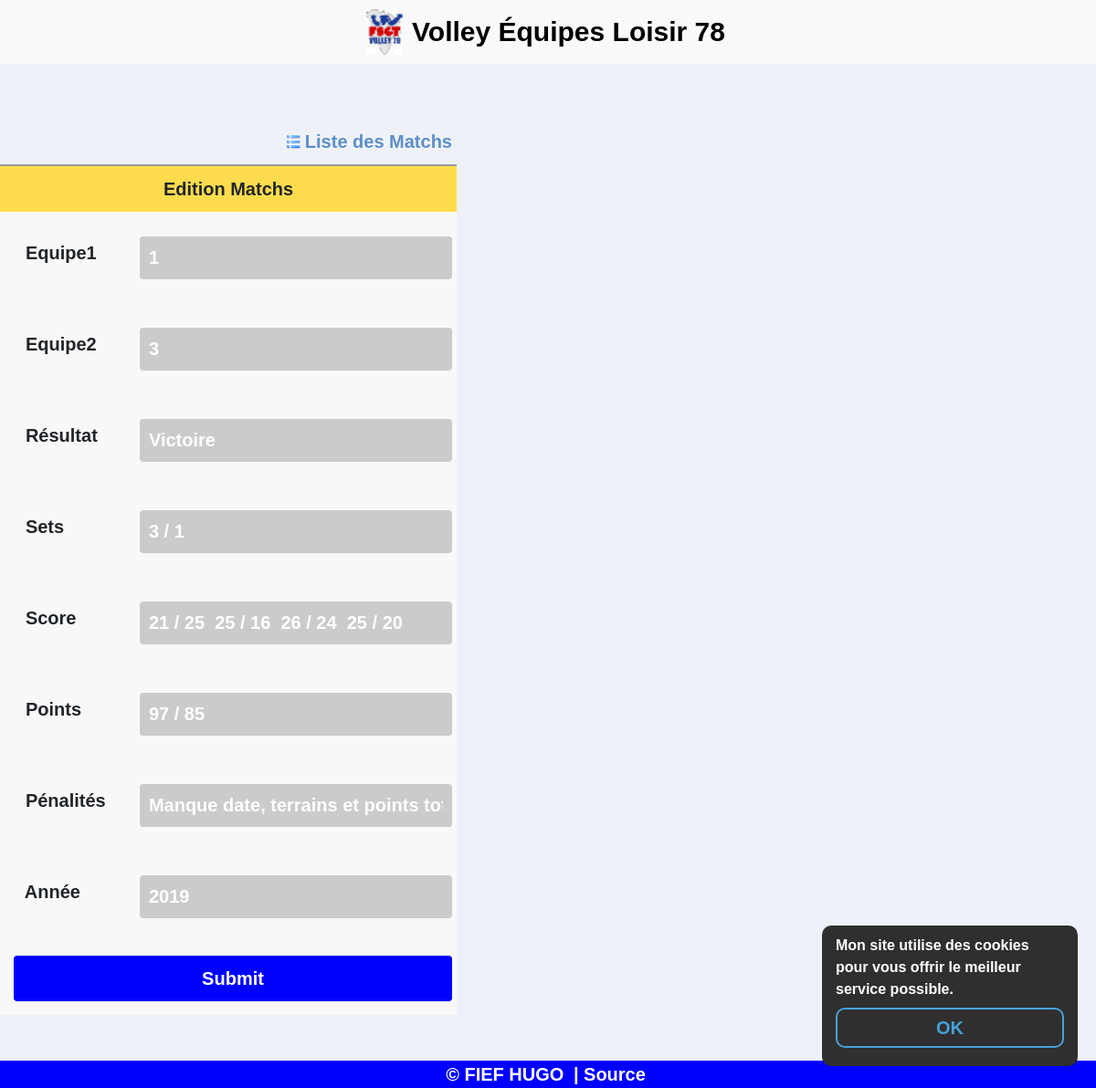
The app's page /crud/editM.php?year=2019&id=49 (signed in), older data.
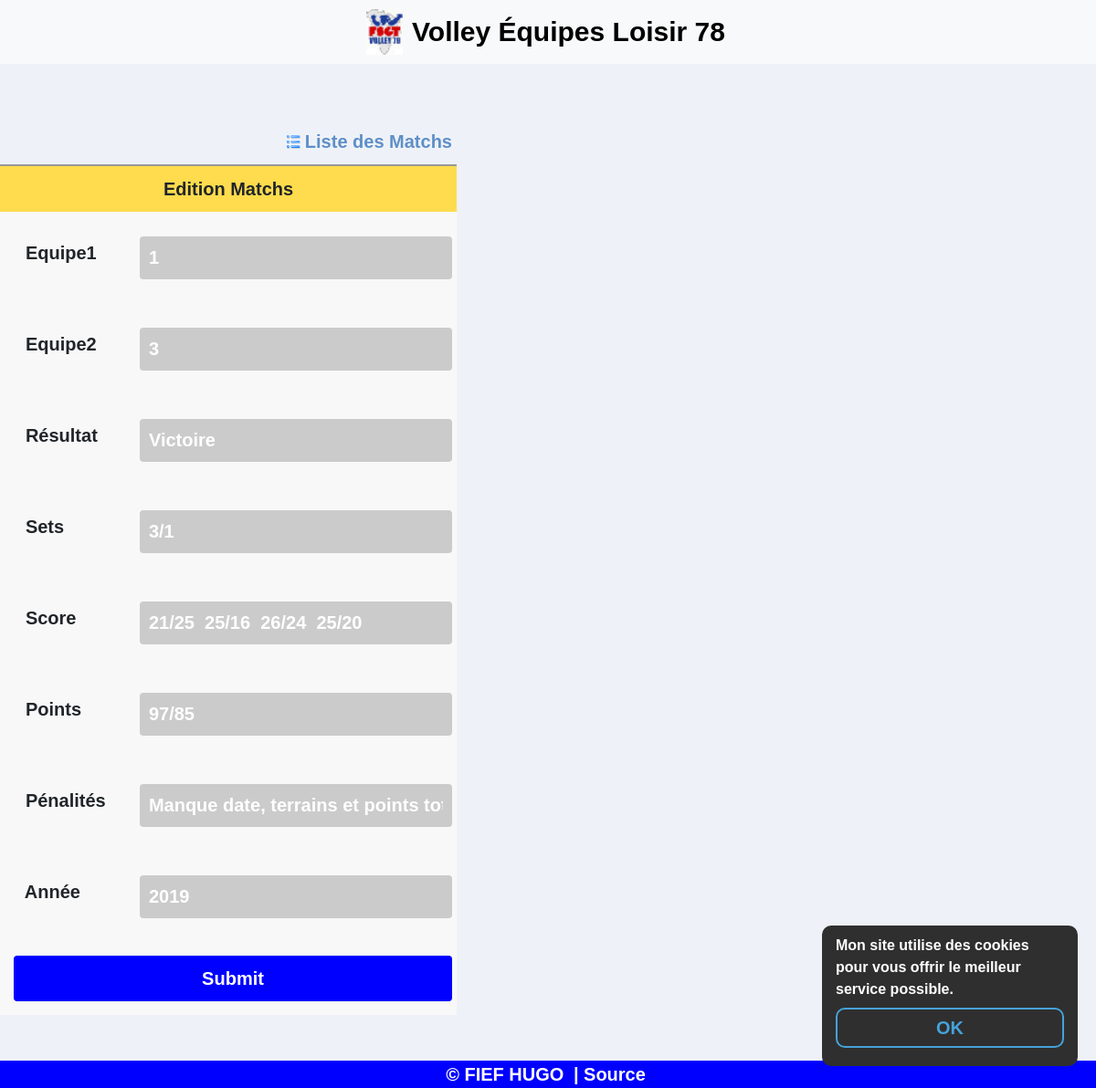
The same page, newer data.
### tables this page shows
CREATE TABLE IF NOT EXISTS `volley_matchs` (
  `id` int(11) NOT NULL,
  `id_equipe1` int(11) NOT NULL,
  `id_equipe2` int(11) NOT NULL,
  `resultat` varchar(255) NOT NULL,
  `sets` varchar(255) NOT NULL,
  `scores` varchar(255) NOT NULL,
  `points` varchar(255) NOT NULL,
  `penalites` varchar(255) NOT NULL,
  `annee` int(11) NOT NULL,
  PRIMARY KEY (`id`)
);

### include/require.php (called while the page is built, shortened)
<?php
$base = dirname(__FILE__);
require_once($base . "/class/Bdd.php");
require_once($base . "/class/Resultats.php");
require_once($base . "/class/Matchs.php");
require_once($base . "/class/Util.php");
require_once($base . "/head.php");
require_once($base . "/header.php");

### crud/editM.php (called while the page is built, shortened)
<?php
$titleAdminCrud = "Edition du CRUD Matchs";
require_once("../include/require.php");
$get_year = htmlspecialchars(Util::getGetParam('year'));
$get_year = (int)$get_year;
$user = Matchs::getMatchs($_GET["id"], $get_year);
require_once("views/editM.view.php");
require_once('../include/footer.php');
?>

### include/class/Util.php (called while the page is built, shortened)
<?php
class Util
{
    public static function getGetParam($param)
    {
        if (!empty($_GET[$param]) && $_GET[$param] !== '') {
            return $_GET[$param];
        }
        return '';
    }
}
?>

### include/class/Bdd.php (called while the page is built, shortened)
<?php
class Bdd
{
    private static $_instance = null;
    private function __construct()
    {
        $this->conn = new PDO('mysql:host=localhost;dbname=volley;charset=utf8', 'root', '', array(PDO::ATTR_ERRMODE => PDO::ERRMODE_EXCEPTION));
    }
    public static function getInstance()
    {
        if (!static::$_instance) {
            static::$_instance = new Bdd();
        }
        return static::$_instance;
    }
}

### include/class/Matchs.php (called while the page is built, shortened)
<?php
class Matchs extends Bdd
{
    public static function getMatchs($id, $year)
    {
        return Bdd::getInstance()->conn->query('SELECT * FROM `volley_matchs` WHERE
            `id` = "' . $id . '" AND annee = "' . $year . '"')->fetchAll();
    }
}
?>

### crud/views/editM.view.php (the view, shortened to what this page needs)
<div class="content">
    <form name="frmUser" method="post" action="">
        <div style="width:500px;">
            <div style="padding-bottom:5px;">
                <a style="display: flex; justify-content: flex-end; align-items: center;" href="index.php" class="link">
                    <img style="display: block; margin-right: 5px;" alt='List' title='List'
                         src='../ressources/crud/list.png' width='15px' height='15px'/>
                    Liste des Matchs
                </a>
            </div>
            <table border="0" style="width: 500px; text-align: center;"
                   aria-describedby="édition résultats" class="tblSaveForm">
                <tr class="tableheader">
                    <td colspan="2">Edition Matchs</td>
                </tr>
                <?php foreach ($user as $value) { ?>
                    <tr>
                        <td><label>Equipe1</label></td>
                        <td>
                            <input class="form-control txtField" id="validationServer01"
                                type="number" placeholder="Moyenne E4" step="1"
                                name="id_equipe1" min="1" max="9999"
                                value="<?php echo $value['id_equipe1']; ?>"
                            >
                        </td>
                    </tr>
                    <tr>
                        <td><label>Equipe2</label></td>
                        <td>
                            <input class="form-control txtField" id="validationServer01"
                                type="number" placeholder="Moyenne E4" step="1"
                                name="id_equipe2" min="1" max="9999"
                                value="<?php echo $value['id_equipe2']; ?>"
                            >
                        </td>
                    </tr>
                    <tr>
                        <td><label>Résultat</label></td>
                        <td>
                            <input class="form-control txtField" id="validationServer01"
                                type="text" placeholder="Moyenne E4" name="resultat"
                                value="<?php echo $value['resultat']; ?>"
                            >
                        </td>
                    </tr>
                    <tr>
                        <td><label>Sets</label></td>
                        <td>
                            <input class="form-control txtField" id="validationServer01"
                                type="text" placeholder="Moyenne E4" name="sets"
                                value="<?php echo $value['sets']; ?>"
                            >
                        </td>
                    </tr>
                    <tr>
                        <td><label>Score</label></td>
                        <td>
                            <input class="form-control txtField" id="validationServer01"
                                type="text" placeholder="Moyenne E4" name="scores"
                                value="<?php echo $value['scores']; ?>"
                            >
                        </td>
                    </tr>
                    <tr>
                        <td><label>Points</label></td>
                        <td>
                            <input class="form-control txtField" id="validationServer01"
                                type="text" placeholder="Moyenne E4" name="points"
                                value="<?php echo $value['points']; ?>"
                            >
                        </td>
                    </tr>
                    <tr>
                        <td><label>Pénalités</label></td>
                        <td>
                            <input class="form-control txtField" id="validationServer01"
                                type="text" placeholder="Moyenne E4" name="penalites"
                                value="<?php echo $value['penalites']; ?>"
                            >
                        </td>
                    </tr>
                    <tr>
                        <td><label style="width: inherit; padding: 0 40px 0 0;">Année</label>
                        </td>
                        <td>
                            <input class="form-control txtField" id="validationServer01"
                                type="number" placeholder="Moyenne E4" step="1"
                                name="annee" min="2000" max="9999"
                                value="<?php echo $value['annee']; ?>"
                            >
                        </td>
                    </tr>
            <?php } ?>
                <tr>
                    <td colspan="2">
                        <input type="submit" name="submit" value="Submit" class="btnSubmit">
                    </td>
                </tr>
            </table>
        </div>
    </form>
</div>

### include/head.php (shortened to what this page needs)
<!DOCTYPE html>
<html lang="fr">
<head>
    <?php if (isset($titleAdminCrud)) { ?>
    <link rel="stylesheet" href="../lib/bootstrap/bootstrap.min.css">
    <link rel="stylesheet" href="../lib/sweetalert/sweetalert.min.css">
    <link type="text/css" rel="stylesheet" href="../css/style.css">
    <?php } ?>
</head>

### include/header.php (shortened to what this page needs)
<?php require_once('require.php');
?>
<body>
<nav style="justify-content: center;"
     class="navbar navbar-expand-lg navbar-light bg-light">
    <?php if (isset($titleAdminCrud)) { ?>
    <a style="text-decoration: none; color: #000000; display: flex;
                    margin: 0" href="../index.php">
        <img width="617" height="768" src="../ressources/favicon-origin.jpg" class="d-inline-block align-top"
             style="width: 40px; height: 50px;" alt="">
            <?php } ?>
            <h1 style="display: flex; align-items: center; font-size: 20px; font-weight: bold;
			    margin-left: 10px; font-size: 1.5rem !important; text-align: center;
                ">Volley Équipes Loisir 78
            </h1>
        </a>
</nav>

### include/footer.php
<?php if (!isset($_COOKIE['cdd'])) { ?>
    <div class="cookie-alert">
        <p>Mon site utilise des cookies pour vous offrir le meilleur service possible.
            <?php if (!isset($titleAdminCrud)) { ?>
            <a href="include/cookie.php">OK</a></p>
        <?php } else { ?>
            <a href="../include/cookie.php">OK</a></p>
        <?php } ?>
    </div>
<?php } ?>
<footer>
    <div class="copyright">
        <p style="text-align: center; font-family: cursive;">
            © FIEF HUGO
            <a class="source" style="color: #FFFFFF" href="https://www.fsgt78volley.com/en-savoir-plus/loisir-85344"
               target="_blank" rel="noopener noreferrer"> | Source
            </a>
        </p>
    </div>
</footer>
</body>
</html>

### css/style.css (style rules this page uses)
* { font-family: cursive, sans-serif !important; }
*:not(h1):not(h2) { font-weight: bold !important; font-size: 20px !important; }
html, body { width: 100%; height: 100%; margin: 0; }
body { background-color: #EEF2F8; }
a { text-decoration: none; }
label { padding: 0 10px 0 0; font-size: 26px; line-height: 70px; display: none; width: 26px; float: right; }
.content { z-index: -1; width: 100%; margin-top: 70px; }
h1 { font-family: cursive; font-weight: normal; padding: 0; margin: 0; }
p { font-family: cursive; font-weight: normal; padding: 0; margin: 0; }
input[type=text], input[type=password] { background-color: #CBCBCB; color: white; border-style: none; padding: 10px; }
input[type=submit] { background-color: blue; color: white; border: none; padding: 10px; }
input { font-family: cursive; font-weight: normal; font-size: 16px; }
.logform input, a { margin: 5px; }
.registerr input, h1, h2 { margin: 5px; }
input { width: 100%; margin: 5px; }
.tblSaveForm { border-top: 2px #999999 solid; background-color: #f8f8f8; }
.tableheader { background-color: #fedc4d; }
.btnSubmit { background-color: #fd9512; padding: 5px; border-color: #FF6600; border-radius: 4px; color: white; }
.txtField { padding: 5px; border: #fedc4d 1px solid; border-radius: 4px; }
.link { text-decoration: none; color: #5e8fc7; font-size: 11px; }
.cookie-alert { position: fixed; bottom: 24px; right: 20px; border-radius: 10px; background: #2f2f2f; color: #fff; padding: 10px 15px 20px; width: 280px; z-index: 100; }
.cookie-alert p { font-size: 16px !important; }
.cookie-alert a { display: block; text-align: center; padding: 5px 10px; margin: 8px auto 0 auto; border-radius: 10px; background: transparent; border: 2px solid #46A2D9; color: #46A2D9; transition: all .3s ease; }
footer { padding-top: 50px; position: relative; bottom: 0 }
.copyright { position: relative; display: block; bottom: 0; color: white; background-color: blue; width: 100%; }

### crud/views/editM.view.php (style rules this page uses)
label { display: block; padding: 0 100px 0 0; font-size: 18px; }
td { padding: 10px; }
input[type="number"] { background-color: #CBCBCB; color: white; border-style: none; padding: 10px; }

Row changes from the older to the newer data that the page shows:
changed volley_matchs "Victoire": sets "3 / 1" → "3/1"; scores "21 / 25 25 / 16 26 / 24 25 / 20" → "21/25 25/16 26/24 25/20"; points "97 / 85" → "97/85"
